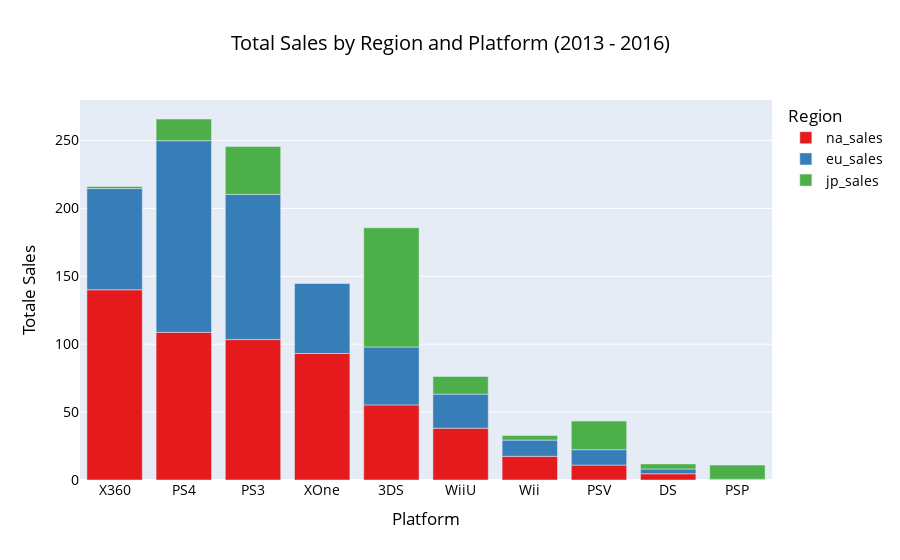

The notebook cell saved with this chart:
### Code cell
# Creating bar plot
df_combined_fig = px.bar(df_combined, 
                          title = 'Total Sales by Region and Platform (2013 - 2016)', 
                          color_discrete_sequence = px.colors.qualitative.Set1)

# Add labels and titles
df_combined_fig.update_layout(title_x = 0.5, 
                              xaxis_title = 'Platform', 
                              yaxis_title = 'Totale Sales', 
                              font = dict(size = 14, 
                                          color = 'black'), 
                                          showlegend = True, 
                                          legend_title = 'Region'
                                          )

### Figure 1 — Plotly figure (JSON) as saved in the notebook; plotly's stock layout.template omitted (floating-point values rounded to 4 significant figures)
{"data": [{"hovertemplate": "variable=na_sales<br>platform=%{x}<br>value=%{y}<extra></extra>", "legendgroup": "na_sales", "marker": {"color": "rgb(228,26,28)", "pattern": {"shape": ""}}, "name": "na_sales", "orientation": "v", "showlegend": true, "textposition": "auto", "type": "bar", "x": ["X360", "PS4", "PS3", "XOne", "3DS", "WiiU", "Wii", "PSV", "DS", "PSP"], "xaxis": "x", "y": [140.1, 108.7, 103.4, 93.12, 55.31, 38.1, 17.45, 10.98, 4.59, 0.13], "yaxis": "y"}, {"hovertemplate": "variable=eu_sales<br>platform=%{x}<br>value=%{y}<extra></extra>", "legendgroup": "eu_sales", "marker": {"color": "rgb(55,126,184)", "pattern": {"shape": ""}}, "name": "eu_sales", "orientation": "v", "showlegend": true, "textposition": "auto", "type": "bar", "x": ["X360", "PS4", "PS3", "XOne", "3DS", "WiiU", "Wii", "PSV", "DS", "PSP"], "xaxis": "x", "y": [74.52, 141.1, 106.9, 51.59, 42.64, 25.13, 11.92, 11.36, 3.53, 0.42], "yaxis": "y"}, {"hovertemplate": "variable=jp_sales<br>platform=%{x}<br>value=%{y}<extra></extra>", "legendgroup": "jp_sales", "marker": {"color": "rgb(77,175,74)", "pattern": {"shape": ""}}, "name": "jp_sales", "orientation": "v", "showlegend": true, "textposition": "auto", "type": "bar", "x": ["X360", "PS4", "PS3", "XOne", "3DS", "WiiU", "Wii", "PSV", "DS", "PSP"], "xaxis": "x", "y": [1.57, 15.96, 35.29, 0.34, 87.79, 13.01, 3.39, 21.04, 3.72, 10.47], "yaxis": "y"}], "layout": {"barmode": "relative", "font": {"color": "black", "size": 14}, "legend": {"title": {"text": "Region"}, "tracegroupgap": 0}, "showlegend": true, "title": {"text": "Total Sales by Region and Platform (2013 - 2016)", "x": 0.5}, "xaxis": {"anchor": "y", "domain": [0, 1], "title": {"text": "Platform"}}, "yaxis": {"anchor": "x", "domain": [0, 1], "title": {"text": "Totale Sales"}}}}
